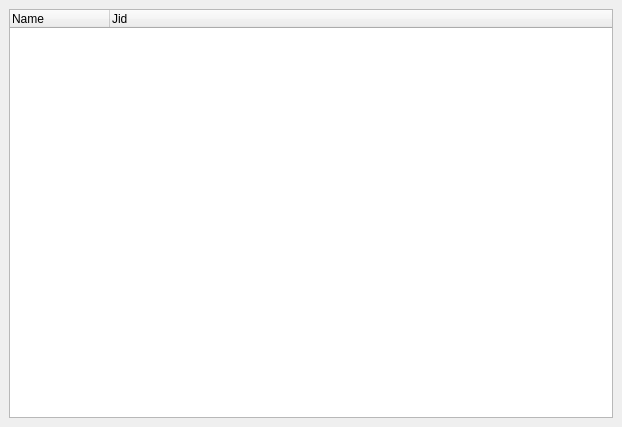
<ui version="4.0" >
 <class>discovery</class>
 <widget class="QDialog" name="discovery" >
  <property name="geometry" >
   <rect>
    <x>0</x>
    <y>0</y>
    <width>622</width>
    <height>427</height>
   </rect>
  </property>
  <property name="windowTitle" >
   <string>Jabbim - Discovery</string>
  </property>
  <layout class="QGridLayout" >
   <property name="margin" >
    <number>9</number>
   </property>
   <property name="spacing" >
    <number>6</number>
   </property>
   <item row="0" column="0" >
    <widget class="QTreeWidget" name="services" >
     <column>
      <property name="text" >
       <string>Name</string>
      </property>
     </column>
     <column>
      <property name="text" >
       <string>Jid</string>
      </property>
     </column>
    </widget>
   </item>
  </layout>
 </widget>
 <resources/>
 <connections/>
</ui>
